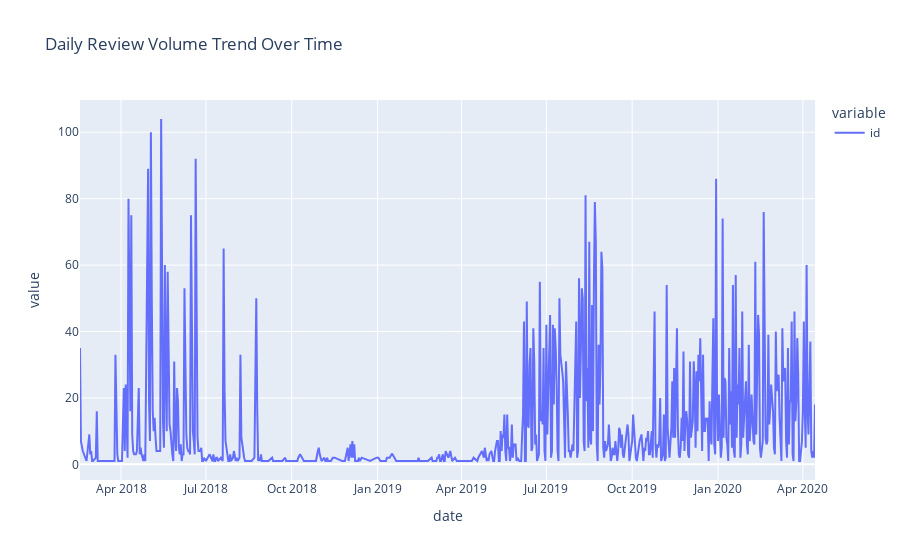

The notebook cell saved with this chart:
### Code cell
# Daily Review Volume Trend
data = df.groupby("date")["id"].count()
daily_rev_trend_fig = px.line(data,  title="Daily Review Volume Trend Over Time")
daily_rev_trend_fig.show()

### Figure 1 — Plotly figure (JSON) as saved in the notebook; plotly's stock layout.template omitted (floating-point values rounded to 4 significant figures; data arrays with more than 128 entries replaced by an {"elided": "..."} marker saying what was removed)
{"data": [{"hovertemplate": "variable=id<br>date=%{x}<br>value=%{y}<extra></extra>", "legendgroup": "id", "line": {"color": "#636efa", "dash": "solid"}, "marker": {"symbol": "circle"}, "mode": "lines", "name": "id", "orientation": "v", "showlegend": true, "type": "scatter", "x": {"elided": "593 str values"}, "xaxis": "x", "y": {"elided": "593 int values"}, "yaxis": "y"}], "layout": {"legend": {"title": {"text": "variable"}, "tracegroupgap": 0}, "title": {"text": "Daily Review Volume Trend Over Time"}, "xaxis": {"anchor": "y", "domain": [0, 1], "title": {"text": "date"}}, "yaxis": {"anchor": "x", "domain": [0, 1], "title": {"text": "value"}}}}
